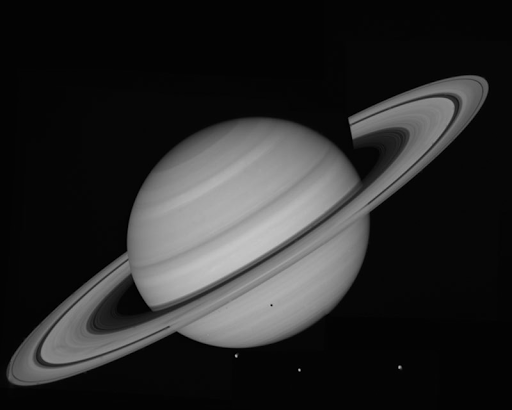
#> input picture images/saturn.png, 512 x 410 px
$ python 02-08-sigmaEffectOnGaussianNoise.py
#> lines starting #> are read from the running program, lines starting #| are printed output that depends on the picture
#!/usr/bin/env python3
# -*- coding: utf-8 -*-
import numpy as np
import cv2
# read image
img = cv2.imread("images/saturn.png", 0)
#> img is the input picture: shape (410, 512); min 0, max 198, mean 41
noise = np.random.randn(*img.shape)
# set window object
# cv2.namedWindow("image_1", cv2.WINDOW_NORMAL)
# show image
sigma_values = (1, 2, 32, 64)
cv2.imshow("image", img)
for sigma in sigma_values:
    cv2.imshow("image with noise with sigma= " + str(sigma), (img + noise*sigma).astype("uint8"))
#> this loop made 4 passes
#> pass 2, `cv2.imshow("image with noise with sigma= " + str(sigma), (img + noise*..`:
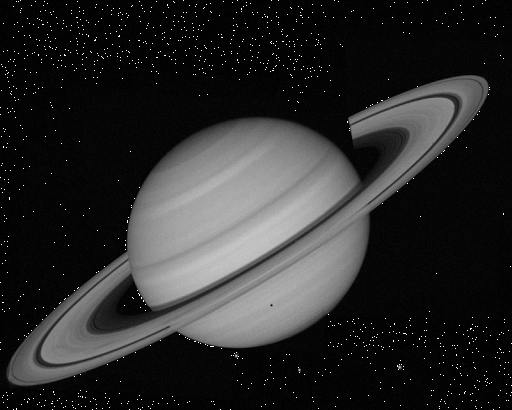
#> window 'image with noise with sigma= 2': shape (410, 512); min 0, max 255, mean 42

# wait to press any key to close
cv2.waitKey(0)
cv2.destroyAllWindows()
